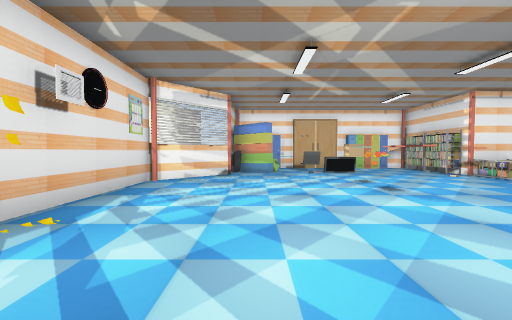
view 1 (above)

15 first-person views from a walk through a 3-D level made in the Unity game engine. The camera is 1.4 m above the floor, tilts 2° down and sees 90° across. The floor is counted in squares, 2 m on a side. Each view is taken from the middle of a square. On the plan, view 1 faces up. The plan holds only what a view shows up to about 9 squares ahead; the rest is blank. Some animated figures are left out. Door leaves are left out, so doorways stand open. Some surface patterns are stand-ins.

view 2
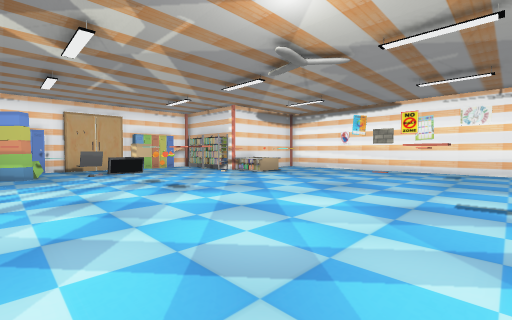

view 3
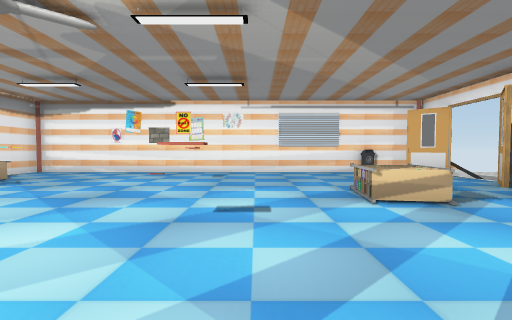

view 4
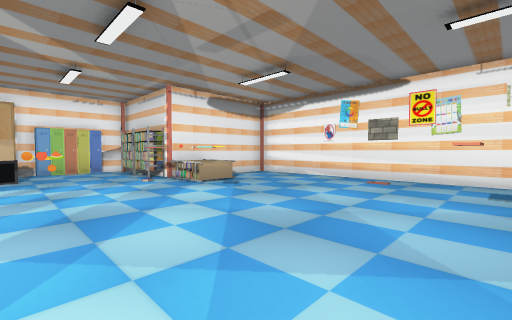

view 5
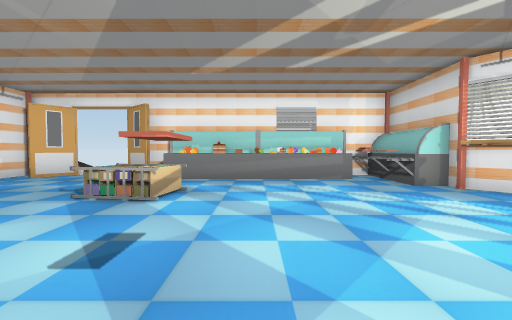

view 6
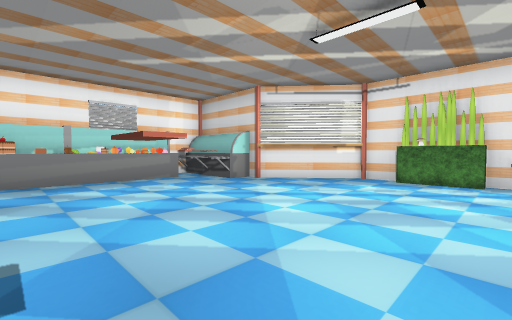

view 7
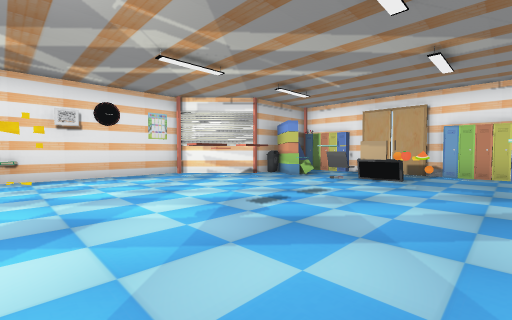

view 8
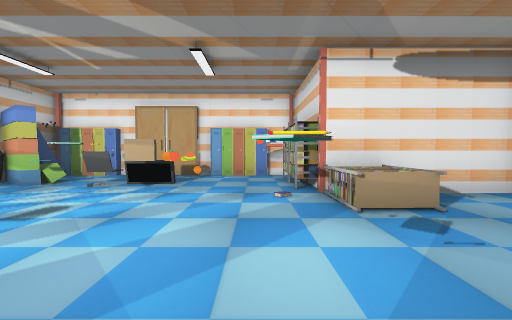

view 9
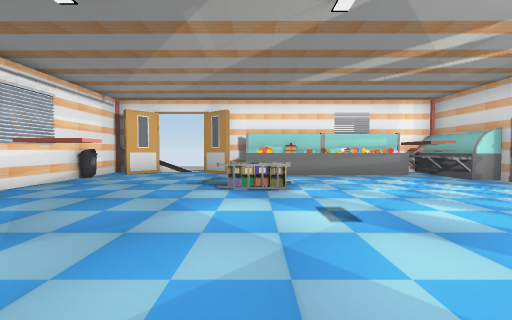

view 10
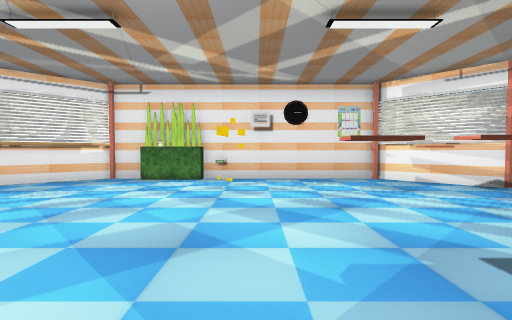

view 11
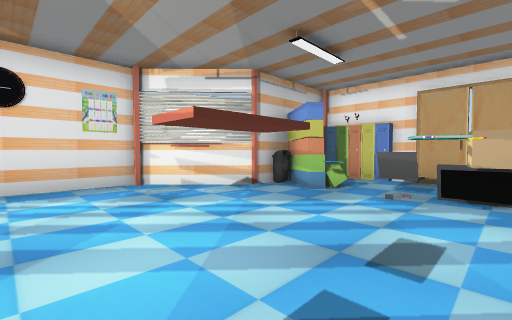

view 12
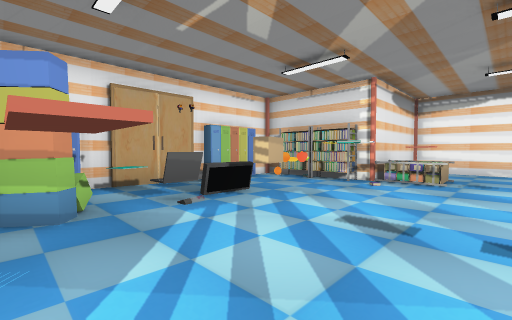

view 13
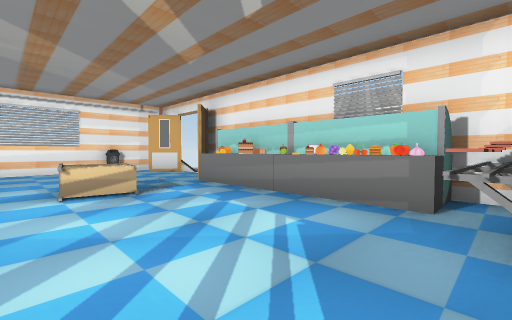

view 14
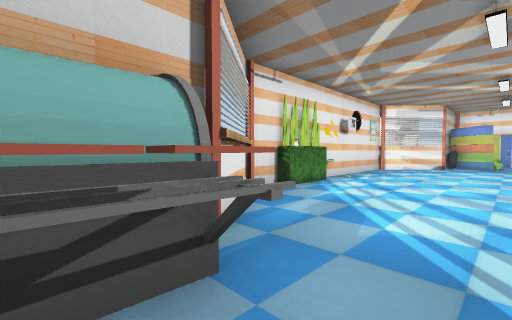

view 15
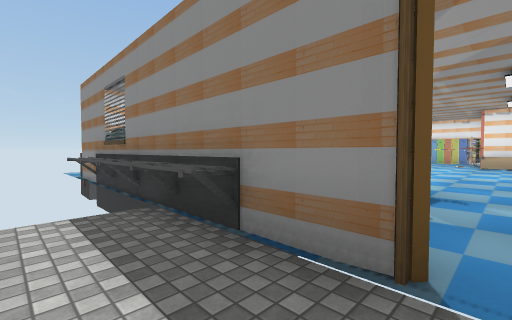

### Floor plan
Points are (right, up) in squares from view 1. A wall is a line through its corners. A room is listed if a view was taken in it or the views show most of it. See-through windows are left out.
Room 1 (views 1, 2, 3, 4, 5, 6, 7, 8, 9, 10, 11, 12, 13, 14)
walls: (6.2, 7.3) (6.1, 10.6); (6, 7.6) (6, 8.5) (5.6, 8.5); (6.3, 7.7) (5.7, 7.7); (6.1, 7.9) (5.7, 7.9) (5.7, 9.9); (6.3, 8.6) (5.6, 8.6); (-1.1, 7.5) (-2.5, 6) (-2.5, -0.6) (-0.7, -2.7); (4.4, -4.4) (5.4, -4.4); (3.4, 10.4) (1.5, 10.4); (2.5, 10.3) (1.5, 10.4); (-2.5, -0.8) (-0.9, -2.8) (-0.9, -3.1) (-0.3, -3.1); (-0.9, 9) (-0.9, 8.4); (1.4, -4.4) (2.5, -4.7); (5.8, -4.7) (6.8, -5.5); (1.2, -4.6) (2.2, -4.5); (5.3, -5.5) (6.7, -5.5); (0.5, -4.9) (5.4, -4.9); (0.6, -5.5) (0.6, -4.4) (3.6, -4.4); (8.2, -5.5) (8.9, -4.5); (-0.5, -5.5) (0.7, -5.5); (9.6, -5.5) (9.6, 7.2) (7.6, 7.3)
low walls: (7.3, -5.5) (8.2, -5.5)
ways out: open door at (7.3, -5.7) to room 2; open door at (2.5, 10.5)
objects: plant (-2, 1); other object (-2, 2); other object (-1, 8); other object (0, -4); other object (0, -3); other object (0, 6); locker (0, 8) to (1, 9); locker (0, 11) to (1, 11); other object (2, 4); other object (2, 8); other object (3, 6); locker (3, 8); other object (4, 1); other object (4, 8); locker (4, 11) to (5, 11); rack (5, -2); other object (5, 4); other object (5, 6); other object (6, 1); rack (6, 6) to (7, 7); other object (9, -4)
Room 2 (view 15)
walls: (6.8, -5.5) (0.7, -5.5); (6.7, -5.5) (5.8, -4.8); (5.3, -6) (0.6, -6); (5.3, -5.5) (5.3, -5.8) (1.8, -5.8); (4.2, -5.5) (4.2, -6.1)
ways out: open door at (7.3, -5.7) to room 1

Where each view was taken, in squares from view 1:
view 1: 0 up, 0 right, facing up
view 2: 0 up, 0 right, facing up-right
view 3: 0 up, 1 right, facing right
view 4: 1 up, 3 right, facing up-right
view 5: 2 up, 3 right, facing down
view 6: 2 up, 4 right, facing down-left
view 7: 2 up, 5 right, facing up-left
view 8: 3 up, 5 right, facing up
view 9: 3 up, 5 right, facing down
view 10: 3 up, 4 right, facing left
view 11: 4 up, 3 right, facing up-left
view 12: 5 up, 0 right, facing up-right
view 13: 1 down, 0 right, facing down-right
view 14: 4 down, 1 right, facing up-left
view 15: 7 down, 7 right, facing up-left
